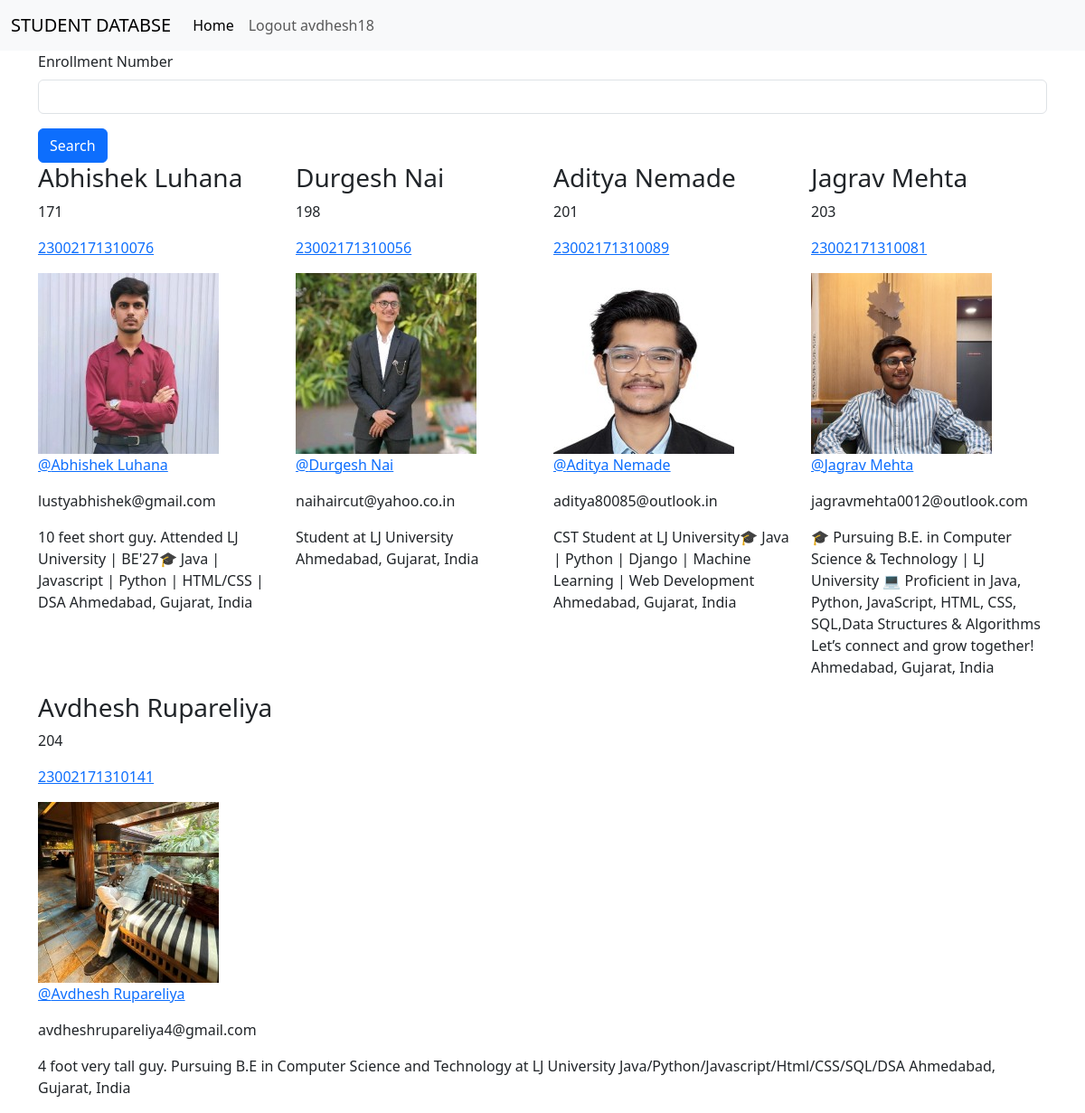
The app's page / (signed in) with its own data.
### student/models.py (models this page shows, shortened)
class Student(models.Model):
    user = models.ForeignKey(User,on_delete=models.CASCADE,related_name='student_profile',null=True,blank=True)
    name = models.CharField(max_length=50)
    roll = models.IntegerField()
    enroll = models.CharField(max_length=14,unique=True)
    photo = models.ImageField(upload_to='student/images')
    url = models.URLField(blank=True)
    email = models.EmailField()
    desc = models.TextField()
    python = models.IntegerField(default=0)
    fsd = models.IntegerField(default=0)
    coa = models.IntegerField(default=0)

### student/views.py (the view)
# urls.py: 2. Add a URL to urlpatterns:  path('', views.home, name='home')
def home(request):
    searchTerm = request.GET.get('searchEnroll')
    if searchTerm:
        students = Student.objects.filter(enroll__icontains = searchTerm)
    else:
        students = Student.objects.all().order_by('roll')
    return render(request,'home.html',{'searchTerm':searchTerm,'students':students})

### student/templates/home.html
{% extends 'main.html' %}
{% block content %}
<div class="container">
    <form>
        <div class="mb-3">
        <label  class="form-label">Enrollment Number</label>
        <input type="text" class="form-control" name="searchEnroll"/>
        </div>
        <button type="submit" class="btn btn-primary"> Search </button>
  </form>
  <div class="row">
  {% for i in students %}
  <div class="col">
    <h3> {{i.name}} </h3>
    <p> {{i.roll}} </p>
    <a href="{% url 'detail' i.id %}"> <p> {{i.enroll}} </p> </a>
    <img src="{{i.photo.url}}" width="200" height="200"/>
    {% if i.url %}
      <p> <a href="{{i.url}}">@{{i.name}}</a> </p>
    {% endif %}
    <p>{{i.email}}</p>
    <p>{{i.desc}}</p>
  </div>
  {% endfor %}
</div>
</div>
{% endblock %}

### student/templates/navbar.html (shortened to what this page needs)
<nav class="navbar navbar-expand-lg bg-body-tertiary">
    <div class="container-fluid">
      <a class="navbar-brand" href="{% url 'home' %}">STUDENT DATABSE</a>
      <div class="collapse navbar-collapse" id="navbarNav">
        <ul class="navbar-nav">
          <li class="nav-item">
            <a class="nav-link active" aria-current="page" href="{% url 'home' %}">Home</a>
          </li>
          {% if user.is_authenticated %}
            <a class="nav-link" href="{% url 'logoutaccount' %}"> Logout {{user.username}} </a>
          {% endif %}
        </ul>
      </div>
    </div>
  </nav>

### records on screen
Student: name "Abhishek Luhana", roll "171", enroll "23002171310076", photo (picture), email "lustyabhishek@gmail.com", desc "10 feet short guy. Attended LJ University | BE'27🎓 Java | Javascript | Python | HTML/CSS | DSA Ahmedabad, Gujarat, India"
Student: name "Durgesh Nai", roll "198", enroll "23002171310056", photo (picture), email "naihaircut@yahoo.co.in", desc "Student at LJ University Ahmedabad, Gujarat, India"
Student: name "Aditya Nemade", roll "201", enroll "23002171310089", photo (picture), email "aditya80085@outlook.in", desc "CST Student at LJ University🎓 Java | Python | Django | Machine Learning | Web Development Ahmedabad, Gujarat, India"
Student: name "Jagrav Mehta", roll "203", enroll "23002171310081", photo (picture), email "jagravmehta0012@outlook.com", desc "🎓 Pursuing B.E. in Computer Science & Technology | LJ University 💻 Proficient in Java, Python, JavaScript, HTML, CSS, SQL,Data Structures & Algorithms Let’s connect and grow together! Ahmedabad, Gujarat, India"
Student: name "Avdhesh Rupareliya", roll "204", enroll "23002171310141", photo (picture), email "avdheshrupareliya4@gmail.com", desc "4 foot very tall guy. Pursuing B.E in Computer Science and Technology at LJ University Java/Python/Javascript/Html/CSS/SQL/DSA Ahmedabad, Gujarat, India"

### other values on screen
{{ user.username }} "avdhesh18"
